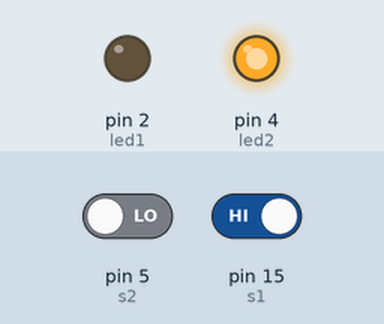
Recording of a sketch running on a simulated Arduino Uno, built with avr-gcc and run on an emulated ATmega328P. On the bench: output pins drawn as LEDs (lit = HIGH). Inputs (shaded band) come from the test bench; at power-on: pin 15 (s1) HIGH, pin 5 (s2) LOW.

Above: at 1.2 s.
1.3 s: pin 15 (s1) driven LOW
At 1.9 s:
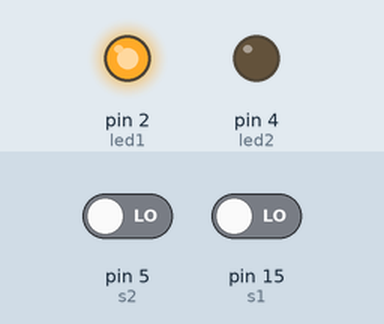
2.8 s: pin 15 (s1) driven HIGH
At 4.2 s:
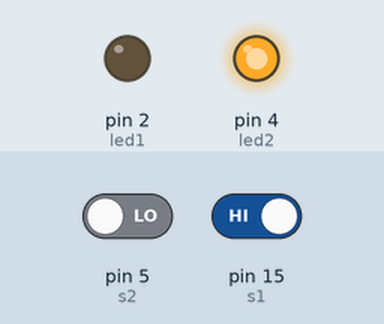
Timing chart, 0 to 5.8 s (numbered marks = the images above; inputs shaded):
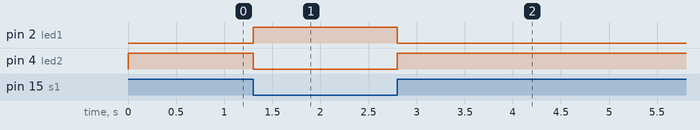

The sketch:

2sen.ino
```cpp
int led1=2;
int led2=4;
int s1=15;
int s2=5;
void setup() {
  // put your setup code here, to run once:
pinMode(led1,OUTPUT);
pinMode(led2,OUTPUT);
pinMode(s1,INPUT);
pinMode(s2,INPUT);
}

void loop() {
  // put your main code here, to run repeatedly:
if(digitalRead(s1)==LOW)
{
  digitalWrite(led1,HIGH);
  digitalWrite(led2,LOW);
  Serial.println("Sensor 1 detected");
  }
  else if(digitalRead(s2)==LOW)
  {
    digitalWrite(led1,LOW);
    digitalWrite(led2,HIGH);
    Serial.println("Sensor 2 detected");
  }
   else
   {
    digitalWrite(led1,LOW);
    digitalWrite(led1,LOW);
    Serial.println("No one sensor detected");
    }
}
```

Measured:
- after the input at 1.3 s, pin 2 (led1): LOW → HIGH at once; pin 4 (led2): HIGH → LOW at once
- after the input at 2.8 s, pin 2 (led1): HIGH → LOW at once; pin 4 (led2): LOW → HIGH at once
